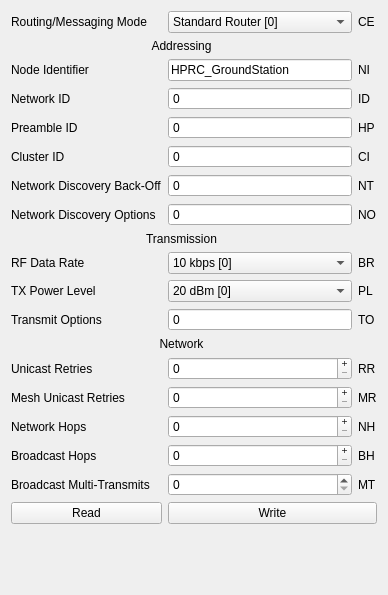
      <widget class="QWidget" name="MessagingParameters">
       <attribute name="title">
        <string>Messaging Parameters</string>
       </attribute>
       <layout class="QGridLayout" name="gridLayout_9">
        <item row="10" column="0">
         <widget class="QLabel" name="label_51">
          <property name="text">
           <string>RF Data Rate</string>
          </property>
         </widget>
        </item>
        <item row="14" column="0">
         <widget class="QLabel" name="label_58">
          <property name="text">
           <string>Unicast Retries</string>
          </property>
         </widget>
        </item>
        <item row="5" column="0">
         <widget class="QLabel" name="label_47">
          <property name="text">
           <string>Preamble ID</string>
          </property>
         </widget>
        </item>
        <item row="7" column="1">
         <widget class="QSpinBox" name="RadioParameters_NetworkDiscoveryBackOff">
          <property name="buttonSymbols">
           <enum>QAbstractSpinBox::ButtonSymbols::NoButtons</enum>
          </property>
          <property name="maximum">
           <number>12000</number>
          </property>
          <property name="displayIntegerBase">
           <number>16</number>
          </property>
         </widget>
        </item>
        <item row="5" column="2">
         <widget class="QLabel" name="label_66">
          <property name="text">
           <string>HP</string>
          </property>
         </widget>
        </item>
        <item row="12" column="2">
         <widget class="QLabel" name="label_72">
          <property name="text">
           <string>TO</string>
          </property>
         </widget>
        </item>
        <item row="16" column="1">
         <widget class="QSpinBox" name="RadioParameters_NetworkHops">
          <property name="buttonSymbols">
           <enum>QAbstractSpinBox::ButtonSymbols::PlusMinus</enum>
          </property>
          <property name="maximum">
           <number>32</number>
          </property>
          <property name="displayIntegerBase">
           <number>16</number>
          </property>
         </widget>
        </item>
        <item row="17" column="2">
         <widget class="QLabel" name="label_76">
          <property name="text">
           <string>BH</string>
          </property>
         </widget>
        </item>
        <item row="15" column="0">
         <widget class="QLabel" name="label_57">
          <property name="text">
           <string>Mesh Unicast Retries</string>
          </property>
         </widget>
        </item>
        <item row="14" column="1">
         <widget class="QSpinBox" name="RadioParameters_UnicastRetries">
          <property name="buttonSymbols">
           <enum>QAbstractSpinBox::ButtonSymbols::PlusMinus</enum>
          </property>
          <property name="maximum">
           <number>16</number>
          </property>
          <property name="displayIntegerBase">
           <number>16</number>
          </property>
         </widget>
        </item>
        <item row="16" column="0">
         <widget class="QLabel" name="label_55">
          <property name="text">
           <string>Network Hops</string>
          </property>
         </widget>
        </item>
        <item row="6" column="2">
         <widget class="QLabel" name="label_67">
          <property name="text">
           <string>CI</string>
          </property>
         </widget>
        </item>
        <item row="3" column="2">
         <widget class="QLabel" name="label_64">
          <property name="text">
           <string>NI</string>
          </property>
         </widget>
        </item>
        <item row="2" column="0" colspan="2">
         <widget class="QLabel" name="label_48">
          <property name="text">
           <string>Addressing</string>
          </property>
          <property name="alignment">
           <set>Qt::AlignmentFlag::AlignCenter</set>
          </property>
         </widget>
        </item>
        <item row="0" column="2">
         <widget class="QLabel" name="label_63">
          <property name="text">
           <string>CE</string>
          </property>
         </widget>
        </item>
        <item row="7" column="2">
         <widget class="QLabel" name="label_68">
          <property name="text">
           <string>NT</string>
          </property>
         </widget>
        </item>
        <item row="4" column="0">
         <widget class="QLabel" name="label_46">
          <property name="text">
           <string>Network ID</string>
          </property>
         </widget>
        </item>
        <item row="11" column="0">
         <widget class="QLabel" name="label_52">
          <property name="text">
           <string>TX Power Level</string>
          </property>
         </widget>
        </item>
        <item row="17" column="0">
         <widget class="QLabel" name="label_56">
          <property name="text">
           <string>Broadcast Hops</string>
          </property>
         </widget>
        </item>
        <item row="18" column="2">
         <widget class="QLabel" name="label_77">
          <property name="text">
           <string>MT</string>
          </property>
         </widget>
        </item>
        <item row="11" column="2">
         <widget class="QLabel" name="label_71">
          <property name="text">
           <string>PL</string>
          </property>
         </widget>
        </item>
        <item row="19" column="0">
         <widget class="QPushButton" name="RadioParameters_Messaging_ReadButton">
          <property name="text">
           <string>Read</string>
          </property>
         </widget>
        </item>
        <item row="8" column="0">
         <widget class="QLabel" name="label_61">
          <property name="text">
           <string>Network Discovery Options</string>
          </property>
         </widget>
        </item>
        <item row="12" column="0">
         <widget class="QLabel" name="label_53">
          <property name="text">
           <string>Transmit Options</string>
          </property>
         </widget>
        </item>
        <item row="10" column="1">
         <widget class="QComboBox" name="RadioParameters_RfDataRate">
          <property name="enabled">
           <bool>true</bool>
          </property>
          <item>
           <property name="text">
            <string>10 kbps [0]</string>
           </property>
          </item>
          <item>
           <property name="text">
            <string>110 kbps [1]</string>
           </property>
          </item>
          <item>
           <property name="text">
            <string>250 kbps [2]</string>
           </property>
          </item>
         </widget>
        </item>
        <item row="18" column="0">
         <widget class="QLabel" name="label_62">
          <property name="text">
           <string>Broadcast Multi-Transmits</string>
          </property>
         </widget>
        </item>
        <item row="19" column="1" colspan="2">
         <widget class="QPushButton" name="RadioParameters_Messaging_WriteButton">
          <property name="text">
           <string>Write</string>
          </property>
         </widget>
        </item>
        <item row="6" column="1">
         <widget class="QSpinBox" name="RadioParameters_ClusterID">
          <property name="buttonSymbols">
           <enum>QAbstractSpinBox::ButtonSymbols::NoButtons</enum>
          </property>
          <property name="maximum">
           <number>65535</number>
          </property>
          <property name="displayIntegerBase">
           <number>16</number>
          </property>
         </widget>
        </item>
        <item row="15" column="2">
         <widget class="QLabel" name="label_74">
          <property name="text">
           <string>MR</string>
          </property>
         </widget>
        </item>
        <item row="18" column="1">
         <widget class="QSpinBox" name="RadioParameters_BroadcastMultiTransmits">
          <property name="maximum">
           <number>5</number>
          </property>
         </widget>
        </item>
        <item row="8" column="2">
         <widget class="QLabel" name="label_69">
          <property name="text">
           <string>NO</string>
          </property>
         </widget>
        </item>
        <item row="13" column="0" colspan="2">
         <widget class="QLabel" name="label_54">
          <property name="text">
           <string>Network</string>
          </property>
          <property name="alignment">
           <set>Qt::AlignmentFlag::AlignCenter</set>
          </property>
         </widget>
        </item>
        <item row="9" column="0" colspan="2">
         <widget class="QLabel" name="label_50">
          <property name="text">
           <string>Transmission</string>
          </property>
          <property name="alignment">
           <set>Qt::AlignmentFlag::AlignCenter</set>
          </property>
         </widget>
        </item>
        <item row="3" column="0">
         <widget class="QLabel" name="label_49">
          <property name="text">
           <string>Node Identifier</string>
          </property>
         </widget>
        </item>
        <item row="0" column="0">
         <widget class="QLabel" name="label_59">
          <property name="text">
           <string>Routing/Messaging Mode</string>
          </property>
         </widget>
        </item>
        <item row="6" column="0">
         <widget class="QLabel" name="label_45">
          <property name="text">
           <string>Cluster ID</string>
          </property>
         </widget>
        </item>
        <item row="5" column="1">
         <widget class="QSpinBox" name="RadioParameters_PreambleID">
          <property name="buttonSymbols">
           <enum>QAbstractSpinBox::ButtonSymbols::NoButtons</enum>
          </property>
          <property name="maximum">
           <number>9</number>
          </property>
         </widget>
        </item>
        <item row="7" column="0">
         <widget class="QLabel" name="label_60">
          <property name="text">
           <string>Network Discovery Back-Off</string>
          </property>
         </widget>
        </item>
        <item row="0" column="1">
         <widget class="QComboBox" name="RadioParameters_MessagingMode">
          <item>
           <property name="text">
            <string>Standard Router [0]</string>
           </property>
          </item>
          <item>
           <property name="text">
            <string>Indirect Msg Coordinator [1]</string>
           </property>
          </item>
          <item>
           <property name="text">
            <string>Non-Routing Module [2]</string>
           </property>
          </item>
          <item>
           <property name="text">
            <string>Non-Routing Coordinator [3]</string>
           </property>
          </item>
          <item>
           <property name="text">
            <string>Indirect Msg Poller [4]</string>
           </property>
          </item>
          <item>
           <property name="text">
            <string>N/A [5]</string>
           </property>
          </item>
          <item>
           <property name="text">
            <string>Non-Routing Poller [6]</string>
           </property>
          </item>
         </widget>
        </item>
        <item row="10" column="2">
         <widget class="QLabel" name="label_70">
          <property name="text">
           <string>BR</string>
          </property>
         </widget>
        </item>
        <item row="15" column="1">
         <widget class="QSpinBox" name="RadioParameters_MeshUnicastRetries">
          <property name="buttonSymbols">
           <enum>QAbstractSpinBox::ButtonSymbols::PlusMinus</enum>
          </property>
          <property name="maximum">
           <number>7</number>
          </property>
          <property name="displayIntegerBase">
           <number>16</number>
          </property>
         </widget>
        </item>
        <item row="4" column="1">
         <widget class="QSpinBox" name="RadioParameters_NetworkID">
          <property name="buttonSymbols">
           <enum>QAbstractSpinBox::ButtonSymbols::NoButtons</enum>
          </property>
          <property name="maximum">
           <number>32767</number>
          </property>
          <property name="displayIntegerBase">
           <number>16</number>
          </property>
         </widget>
        </item>
        <item row="12" column="1">
         <widget class="QSpinBox" name="RadioParameters_TransmitOptions">
          <property name="buttonSymbols">
           <enum>QAbstractSpinBox::ButtonSymbols::NoButtons</enum>
          </property>
          <property name="maximum">
           <number>255</number>
          </property>
          <property name="displayIntegerBase">
           <number>16</number>
          </property>
         </widget>
        </item>
        <item row="4" column="2">
         <widget class="QLabel" name="label_65">
          <property name="text">
           <string>ID</string>
          </property>
         </widget>
        </item>
        <item row="16" column="2">
         <widget class="QLabel" name="label_75">
          <property name="text">
           <string>NH</string>
          </property>
         </widget>
        </item>
        <item row="3" column="1">
         <widget class="QLineEdit" name="RadioParameters_NodeIdentifier">
          <property name="text">
           <string>HPRC_GroundStation</string>
          </property>
          <property name="maxLength">
           <number>20</number>
          </property>
         </widget>
        </item>
        <item row="14" column="2">
         <widget class="QLabel" name="label_73">
          <property name="text">
           <string>RR</string>
          </property>
         </widget>
        </item>
        <item row="8" column="1">
         <widget class="QSpinBox" name="RadioParameters_NetworkDiscoveryOptions">
          <property name="buttonSymbols">
           <enum>QAbstractSpinBox::ButtonSymbols::NoButtons</enum>
          </property>
          <property name="maximum">
           <number>7</number>
          </property>
         </widget>
        </item>
        <item row="17" column="1">
         <widget class="QSpinBox" name="RadioParameters_BroadcastHops">
          <property name="buttonSymbols">
           <enum>QAbstractSpinBox::ButtonSymbols::PlusMinus</enum>
          </property>
          <property name="maximum">
           <number>32</number>
          </property>
          <property name="displayIntegerBase">
           <number>16</number>
          </property>
         </widget>
        </item>
        <item row="11" column="1">
         <widget class="QComboBox" name="RadioParameters_TxPowerLevel">
          <item>
           <property name="text">
            <string>20 dBm [0]</string>
           </property>
          </item>
          <item>
           <property name="text">
            <string>27 dBm [1]</string>
           </property>
          </item>
          <item>
           <property name="text">
            <string>30 dBm [2]</string>
           </property>
          </item>
         </widget>
        </item>
        <item row="21" column="1" colspan="2">
         <spacer name="horizontalSpacer_2">
          <property name="orientation">
           <enum>Qt::Orientation::Horizontal</enum>
          </property>
          <property name="sizeHint" stdset="0">
           <size>
            <width>40</width>
            <height>20</height>
           </size>
          </property>
         </spacer>
        </item>
        <item row="20" column="0">
         <spacer name="verticalSpacer_4">
          <property name="orientation">
           <enum>Qt::Orientation::Vertical</enum>
          </property>
          <property name="sizeHint" stdset="0">
           <size>
            <width>20</width>
            <height>40</height>
           </size>
          </property>
         </spacer>
        </item>
       </layout>
      </widget>
